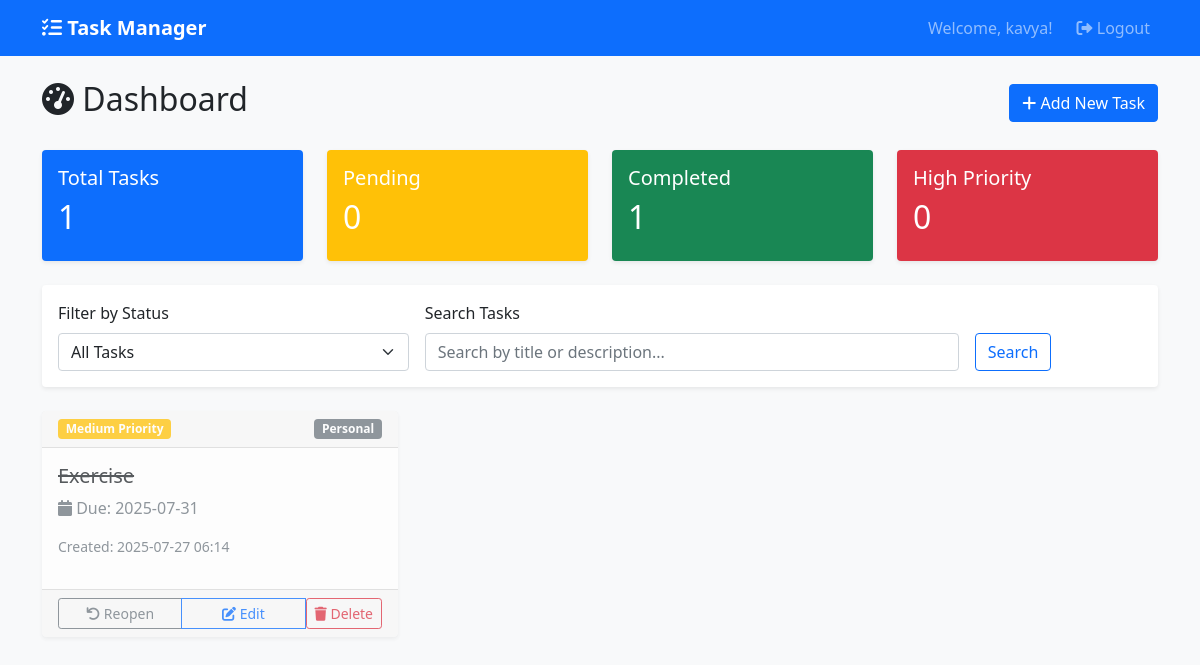
The app's page / (signed in) with its own data.
### app/models.py (models this page shows, shortened)
class User(UserMixin, db.Model):
    id = db.Column(db.Integer, primary_key=True)
    username = db.Column(db.String(80), unique=True, nullable=False)
    email = db.Column(db.String(120), unique=True, nullable=False)
    password_hash = db.Column(db.String(200), nullable=False)
    created_at = db.Column(db.DateTime, default=datetime.utcnow)
    tasks = db.relationship('Task', backref='user', lazy=True, cascade='all, delete-orphan')

class Task(db.Model):
    id = db.Column(db.Integer, primary_key=True)
    title = db.Column(db.String(200), nullable=False)
    description = db.Column(db.Text)
    priority = db.Column(db.String(20), default='medium')  # low, medium, high
    status = db.Column(db.String(20), default='pending')   # pending, completed
    category = db.Column(db.String(50), default='personal') # work, personal, shopping, health
    due_date = db.Column(db.Date)
    created_at = db.Column(db.DateTime, default=datetime.utcnow)
    updated_at = db.Column(db.DateTime, default=datetime.utcnow, onupdate=datetime.utcnow)
    user_id = db.Column(db.Integer, db.ForeignKey('user.id'), nullable=False)

### app/routes.py (the view)
@main.route('/')
@login_required
def dashboard():
    status_filter = request.args.get('status', 'all')
    search = request.args.get('search', '')
    query = Task.query.filter_by(user_id=current_user.id)
    if status_filter != 'all':
        query = query.filter_by(status=status_filter)
    if search:
        query = query.filter(Task.title.contains(search) | Task.description.contains(search))
    tasks = query.order_by(Task.created_at.desc()).all()
    total_tasks = Task.query.filter_by(user_id=current_user.id).count()
    pending_tasks = Task.query.filter_by(user_id=current_user.id, status='pending').count()
    completed_tasks = Task.query.filter_by(user_id=current_user.id, status='completed').count()
    high_priority_tasks = Task.query.filter_by(user_id=current_user.id, priority='high').count()
    stats = {
        'total': total_tasks,
        'pending': pending_tasks,
        'completed': completed_tasks,
        'high_priority': high_priority_tasks
    }
    return render_template('dashboard.html', tasks=tasks, stats=stats,
                         current_filter=status_filter, search_term=search)

### app/__init__.py (called while the page is built)
@login_manager.user_loader
def load_user(user_id):
    from app.models import User
    return User.query.get(int(user_id))

### templates/dashboard.html (shortened to what this page needs)
{% extends "base.html" %}
{% block content %}
<div class="d-flex justify-content-between align-items-center mb-4">
    <h2><i class="fas fa-tachometer-alt"></i> Dashboard</h2>
    <a href="{{ url_for('main.add_task') }}" class="btn btn-primary">
        <i class="fas fa-plus"></i> Add New Task
    </a>
</div>
<div class="row mb-4">
    <div class="col-md-3">
        <div class="card bg-primary text-white">
            <div class="card-body">
                <h5>Total Tasks</h5>
                <h2>{{ stats.total }}</h2>
            </div>
        </div>
    </div>
    <div class="col-md-3">
        <div class="card bg-warning text-white">
            <div class="card-body">
                <h5>Pending</h5>
                <h2>{{ stats.pending }}</h2>
            </div>
        </div>
    </div>
    <div class="col-md-3">
        <div class="card bg-success text-white">
            <div class="card-body">
                <h5>Completed</h5>
                <h2>{{ stats.completed }}</h2>
            </div>
        </div>
    </div>
    <div class="col-md-3">
        <div class="card bg-danger text-white">
            <div class="card-body">
                <h5>High Priority</h5>
                <h2>{{ stats.high_priority }}</h2>
            </div>
        </div>
    </div>
</div>
<div class="card mb-4">
    <div class="card-body">
        <form method="GET" class="row g-3">
            <div class="col-md-4">
                <label class="form-label">Filter by Status</label>
                <select name="status" class="form-select" onchange="this.form.submit()">
                    <option value="all" {% if current_filter == 'all' %}selected{% endif %}>All Tasks</option>
                </select>
            </div>
            <div class="col-md-6">
                <label class="form-label">Search Tasks</label>
                <input type="text" name="search" class="form-control"
                       placeholder="Search by title or description..."
                       value="{{ search_term }}">
            </div>
            <div class="col-md-2">
                <label class="form-label">&nbsp;</label>
                <button type="submit" class="btn btn-outline-primary d-block">Search</button>
            </div>
        </form>
    </div>
</div>
<div class="row">
    {% if tasks %}
        {% for task in tasks %}
        <div class="col-md-6 col-lg-4 mb-3">
            <div class="card h-100 {% if task.status == 'completed' %}opacity-75{% endif %}">
                <div class="card-header d-flex justify-content-between align-items-center">
                    <span class="badge bg-{{ 'danger' if task.priority == 'high' else 'warning' if task.priority == 'medium' else 'success' }}">
                        {{ task.priority.title() }} Priority
                    </span>
                    <span class="badge bg-secondary">{{ task.category.title() }}</span>
                </div>
                <div class="card-body">
                    <h5 class="card-title {% if task.status == 'completed' %}text-decoration-line-through{% endif %}">
                        {{ task.title }}
                    </h5>
                    {% if task.due_date %}
                    <p class="text-muted">
                        <i class="fas fa-calendar"></i> Due: {{ task.due_date.strftime('%Y-%m-%d') }}
                    </p>
                    {% endif %}
                    <p class="text-muted small">
                        Created: {{ task.created_at.strftime('%Y-%m-%d %H:%M') }}
                    </p>
                </div>
                <div class="card-footer">
                    <div class="btn-group w-100" role="group">
                        <button class="btn btn-sm btn-outline-{{ 'success' if task.status == 'pending' else 'secondary' }}"
                                onclick="toggleTask({{ task.id }})">
                            <i class="fas fa-{{ 'check' if task.status == 'pending' else 'undo' }}"></i>
                            {{ 'Complete' if task.status == 'pending' else 'Reopen' }}
                        </button>
                        <a href="{{ url_for('main.edit_task', task_id=task.id) }}"
                           class="btn btn-sm btn-outline-primary">
                            <i class="fas fa-edit"></i> Edit
                        </a>
                        <form method="POST" action="{{ url_for('main.delete_task', task_id=task.id) }}"
                              style="display: inline;" onsubmit="return confirm('Are you sure?')">
                            <button type="submit" class="btn btn-sm btn-outline-danger">
                                <i class="fas fa-trash"></i> Delete
                            </button>
                        </form>
                    </div>
                </div>
            </div>
        </div>
        {% endfor %}
    {% endif %}
</div>
{% endblock %}

### templates/base.html (shortened to what this page needs)
<!DOCTYPE html>
<html lang="en">
<head>
    <link href="https://cdn.jsdelivr.net/npm/bootstrap@5.1.3/dist/css/bootstrap.min.css" rel="stylesheet">
    <link href="https://cdnjs.cloudflare.com/ajax/libs/font-awesome/6.0.0/css/all.min.css" rel="stylesheet">
    <link href="{{ url_for('static', filename='style.css') }}" rel="stylesheet">
</head>
<body>
    <nav class="navbar navbar-expand-lg navbar-dark bg-primary">
        <div class="container">
            <a class="navbar-brand" href="{{ url_for('main.dashboard') }}">
                <i class="fas fa-tasks"></i> Task Manager
            </a>
            {% if current_user.is_authenticated %}
            <div class="navbar-nav ms-auto">
                <span class="navbar-text me-3">
                    Welcome, {{ current_user.username }}!
                </span>
                <a class="nav-link" href="{{ url_for('auth.logout') }}">
                    <i class="fas fa-sign-out-alt"></i> Logout
                </a>
            </div>
            {% endif %}
        </div>
    </nav>
    <div class="container mt-4">
        {% block content %}{% endblock %}
    </div>
</body>
</html>

### app/static/style.css (style rules this page uses)
body { background-color: #f8f9fa; }
.card { border: none; box-shadow: 0 0.125rem 0.25rem rgba(0, 0, 0, 0.075); transition: box-shadow 0.15s ease-in-out; }
.navbar-brand { font-weight: bold; }
.btn-group .btn { flex: 1; }
.opacity-75 { opacity: 0.75; }

### records on screen
User: username "kavya"
Task: priority "Medium", category "Personal", title "Exercise", due_date "2025-07-31", created_at "2025-07-27 06:14", status "Reopen"

### other values on screen
{{ stats.total }} "1"
{{ stats.pending }} "0"
{{ stats.completed }} "1"
{{ stats.high_priority }} "0"
